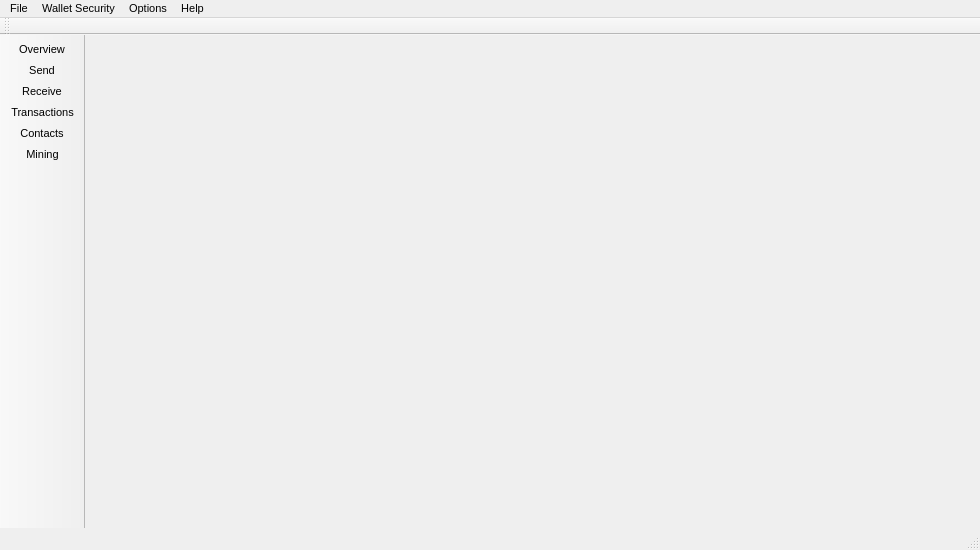
<?xml version="1.0" encoding="UTF-8"?>
<ui version="4.0">
 <class>MainWindow</class>
 <widget class="QMainWindow" name="MainWindow">
  <property name="geometry">
   <rect>
    <x>0</x>
    <y>0</y>
    <width>980</width>
    <height>550</height>
   </rect>
  </property>
  <property name="sizePolicy">
   <sizepolicy hsizetype="Preferred" vsizetype="Preferred">
    <horstretch>0</horstretch>
    <verstretch>0</verstretch>
   </sizepolicy>
  </property>
  <property name="minimumSize">
   <size>
    <width>0</width>
    <height>0</height>
   </size>
  </property>
  <property name="maximumSize">
   <size>
    <width>16777215</width>
    <height>16777215</height>
   </size>
  </property>
  <property name="font">
   <font>
    <pointsize>8</pointsize>
   </font>
  </property>
  <property name="windowTitle">
   <string>MainWindow</string>
  </property>
  <property name="windowIcon">
   <iconset resource="../../resources.qrc">
    <normaloff>:/images/cryptonote</normaloff>:/images/cryptonote</iconset>
  </property>
  <widget class="QWidget" name="centralwidget">
   <property name="sizePolicy">
    <sizepolicy hsizetype="Expanding" vsizetype="Preferred">
     <horstretch>0</horstretch>
     <verstretch>0</verstretch>
    </sizepolicy>
   </property>
   <layout class="QGridLayout" name="gridLayout">
    <property name="leftMargin">
     <number>0</number>
    </property>
    <property name="topMargin">
     <number>0</number>
    </property>
    <property name="rightMargin">
     <number>0</number>
    </property>
    <property name="bottomMargin">
     <number>0</number>
    </property>
    <property name="spacing">
     <number>0</number>
    </property>
    <item row="0" column="0" colspan="6">
     <widget class="WalletGui::AccountFrame" name="m_accountFrame">
      <property name="sizePolicy">
       <sizepolicy hsizetype="Preferred" vsizetype="Fixed">
        <horstretch>0</horstretch>
        <verstretch>0</verstretch>
       </sizepolicy>
      </property>
      <property name="minimumSize">
       <size>
        <width>0</width>
        <height>70</height>
       </size>
      </property>
      <property name="maximumSize">
       <size>
        <width>16777215</width>
        <height>70</height>
       </size>
      </property>
      <property name="styleSheet">
       <string notr="true"/>
      </property>
      <property name="frameShape">
       <enum>QFrame::NoFrame</enum>
      </property>
      <property name="frameShadow">
       <enum>QFrame::Raised</enum>
      </property>
     </widget>
    </item>
    <item row="1" column="0">
     <widget class="WalletGui::OverviewFrame" name="m_overviewFrame">
      <property name="sizePolicy">
       <sizepolicy hsizetype="Preferred" vsizetype="Preferred">
        <horstretch>0</horstretch>
        <verstretch>0</verstretch>
       </sizepolicy>
      </property>
      <property name="frameShape">
       <enum>QFrame::NoFrame</enum>
      </property>
      <property name="frameShadow">
       <enum>QFrame::Raised</enum>
      </property>
     </widget>
    </item>
    <item row="1" column="3">
     <widget class="WalletGui::TransactionsFrame" name="m_transactionsFrame">
      <property name="sizePolicy">
       <sizepolicy hsizetype="Preferred" vsizetype="Preferred">
        <horstretch>0</horstretch>
        <verstretch>0</verstretch>
       </sizepolicy>
      </property>
      <property name="frameShape">
       <enum>QFrame::NoFrame</enum>
      </property>
      <property name="frameShadow">
       <enum>QFrame::Raised</enum>
      </property>
     </widget>
    </item>
    <item row="1" column="1">
     <widget class="WalletGui::SendFrame" name="m_sendFrame">
      <property name="sizePolicy">
       <sizepolicy hsizetype="Preferred" vsizetype="Preferred">
        <horstretch>0</horstretch>
        <verstretch>0</verstretch>
       </sizepolicy>
      </property>
      <property name="frameShape">
       <enum>QFrame::NoFrame</enum>
      </property>
      <property name="frameShadow">
       <enum>QFrame::Raised</enum>
      </property>
     </widget>
    </item>
    <item row="1" column="4">
     <widget class="WalletGui::AddressBookFrame" name="m_addressBookFrame">
      <property name="sizePolicy">
       <sizepolicy hsizetype="Preferred" vsizetype="Preferred">
        <horstretch>0</horstretch>
        <verstretch>0</verstretch>
       </sizepolicy>
      </property>
      <property name="frameShape">
       <enum>QFrame::NoFrame</enum>
      </property>
      <property name="frameShadow">
       <enum>QFrame::Raised</enum>
      </property>
     </widget>
    </item>
    <item row="1" column="5">
     <widget class="WalletGui::MiningFrame" name="m_miningFrame">
      <property name="sizePolicy">
       <sizepolicy hsizetype="Preferred" vsizetype="Preferred">
        <horstretch>0</horstretch>
        <verstretch>0</verstretch>
       </sizepolicy>
      </property>
      <property name="frameShape">
       <enum>QFrame::NoFrame</enum>
      </property>
      <property name="frameShadow">
       <enum>QFrame::Raised</enum>
      </property>
     </widget>
    </item>
    <item row="1" column="2">
     <widget class="WalletGui::ReceiveFrame" name="m_receiveFrame">
      <property name="sizePolicy">
       <sizepolicy hsizetype="Preferred" vsizetype="Preferred">
        <horstretch>0</horstretch>
        <verstretch>0</verstretch>
       </sizepolicy>
      </property>
      <property name="frameShape">
       <enum>QFrame::NoFrame</enum>
      </property>
      <property name="frameShadow">
       <enum>QFrame::Raised</enum>
      </property>
     </widget>
    </item>
   </layout>
  </widget>
  <widget class="QMenuBar" name="menubar">
   <property name="geometry">
    <rect>
     <x>0</x>
     <y>0</y>
     <width>980</width>
     <height>22</height>
    </rect>
   </property>
   <widget class="QMenu" name="menuFile">
    <property name="title">
     <string>File</string>
    </property>
    <widget class="QMenu" name="menuRecent_wallets">
     <property name="title">
      <string>Recent wallets</string>
     </property>
    </widget>
    <addaction name="m_createWalletAction"/>
    <addaction name="m_createNondeterministicWalletAction"/>
    <addaction name="m_openWalletAction"/>
    <addaction name="menuRecent_wallets"/>
    <addaction name="m_backupWalletAction"/>
    <addaction name="m_resetAction"/>
    <addaction name="m_closeWalletAction"/>
    <addaction name="separator"/>
    <addaction name="m_openUriAction"/>
    <addaction name="m_openLogFileAction"/>
    <addaction name="separator"/>
    <addaction name="m_exitAction"/>
   </widget>
   <widget class="QMenu" name="menuSettings">
    <property name="title">
     <string>Wallet Security</string>
    </property>
    <widget class="QMenu" name="menuKeys">
     <property name="title">
      <string>Keys</string>
     </property>
     <addaction name="m_showPrivateKey"/>
     <addaction name="m_importKeyAction"/>
     <addaction name="separator"/>
     <addaction name="m_exportTrackingKeyAction"/>
     <addaction name="m_importTrackingKeyAction"/>
    </widget>
    <addaction name="m_encryptWalletAction"/>
    <addaction name="m_changePasswordAction"/>
    <addaction name="m_showMnemonicSeedAction"/>
    <addaction name="m_restoreFromMnemonicSeedAction"/>
    <addaction name="separator"/>
    <addaction name="menuKeys"/>
   </widget>
   <widget class="QMenu" name="menuHelp">
    <property name="title">
     <string>Help</string>
    </property>
    <addaction name="m_aboutCryptonoteAction"/>
    <addaction name="m_aboutQtAction"/>
    <addaction name="actionHelp"/>
   </widget>
   <widget class="QMenu" name="menuOptions">
    <property name="title">
     <string>Options</string>
    </property>
    <addaction name="m_startOnLoginAction"/>
    <addaction name="m_miningOnLaunchAction"/>
    <addaction name="separator"/>
    <addaction name="m_minimizeToTrayAction"/>
    <addaction name="m_closeToTrayAction"/>
   </widget>
   <addaction name="menuFile"/>
   <addaction name="menuSettings"/>
   <addaction name="menuOptions"/>
   <addaction name="menuHelp"/>
  </widget>
  <widget class="QToolBar" name="toolBar">
   <property name="sizePolicy">
    <sizepolicy hsizetype="Fixed" vsizetype="Preferred">
     <horstretch>0</horstretch>
     <verstretch>0</verstretch>
    </sizepolicy>
   </property>
   <property name="minimumSize">
    <size>
     <width>0</width>
     <height>0</height>
    </size>
   </property>
   <property name="maximumSize">
    <size>
     <width>150</width>
     <height>16777215</height>
    </size>
   </property>
   <property name="baseSize">
    <size>
     <width>150</width>
     <height>0</height>
    </size>
   </property>
   <property name="font">
    <font>
     <pointsize>8</pointsize>
    </font>
   </property>
   <property name="windowTitle">
    <string>toolBar</string>
   </property>
   <property name="movable">
    <bool>false</bool>
   </property>
   <property name="allowedAreas">
    <set>Qt::LeftToolBarArea|Qt::TopToolBarArea</set>
   </property>
   <property name="orientation">
    <enum>Qt::Vertical</enum>
   </property>
   <property name="iconSize">
    <size>
     <width>20</width>
     <height>20</height>
    </size>
   </property>
   <property name="toolButtonStyle">
    <enum>Qt::ToolButtonTextBesideIcon</enum>
   </property>
   <attribute name="toolBarArea">
    <enum>LeftToolBarArea</enum>
   </attribute>
   <attribute name="toolBarBreak">
    <bool>false</bool>
   </attribute>
   <addaction name="m_overviewAction"/>
   <addaction name="m_sendAction"/>
   <addaction name="m_receiveAction"/>
   <addaction name="m_transactionsAction"/>
   <addaction name="m_addressBookAction"/>
   <addaction name="m_miningAction"/>
  </widget>
  <widget class="QStatusBar" name="statusBar"/>
  <widget class="QToolBar" name="accountToolBar">
   <property name="windowTitle">
    <string>Account toolbar</string>
   </property>
   <attribute name="toolBarArea">
    <enum>TopToolBarArea</enum>
   </attribute>
   <attribute name="toolBarBreak">
    <bool>false</bool>
   </attribute>
  </widget>
  <action name="m_overviewAction">
   <property name="checkable">
    <bool>true</bool>
   </property>
   <property name="enabled">
    <bool>true</bool>
   </property>
   <property name="icon">
    <iconset resource="../../resources.qrc">
     <normaloff>:/icons/overview</normaloff>:/icons/overview</iconset>
   </property>
   <property name="text">
    <string>Overview</string>
   </property>
  </action>
  <action name="m_sendAction">
   <property name="checkable">
    <bool>true</bool>
   </property>
   <property name="enabled">
    <bool>true</bool>
   </property>
   <property name="icon">
    <iconset resource="../../resources.qrc">
     <normaloff>:/icons/send</normaloff>:/icons/send</iconset>
   </property>
   <property name="text">
    <string>Send</string>
   </property>
  </action>
  <action name="m_receiveAction">
   <property name="checkable">
    <bool>true</bool>
   </property>
   <property name="enabled">
    <bool>true</bool>
   </property>
   <property name="icon">
    <iconset resource="../../resources.qrc">
     <normaloff>:/icons/receive</normaloff>:/icons/receive</iconset>
   </property>
   <property name="text">
    <string>Receive</string>
   </property>
  </action>
  <action name="m_transactionsAction">
   <property name="checkable">
    <bool>true</bool>
   </property>
   <property name="enabled">
    <bool>true</bool>
   </property>
   <property name="icon">
    <iconset resource="../../resources.qrc">
     <normaloff>:/icons/transactions</normaloff>:/icons/transactions</iconset>
   </property>
   <property name="text">
    <string>Transactions</string>
   </property>
  </action>
  <action name="m_exitAction">
   <property name="enabled">
    <bool>true</bool>
   </property>
   <property name="text">
    <string>Exit</string>
   </property>
   <property name="shortcut">
    <string>Ctrl+Q</string>
   </property>
  </action>
  <action name="m_addressBookAction">
   <property name="checkable">
    <bool>true</bool>
   </property>
   <property name="enabled">
    <bool>true</bool>
   </property>
   <property name="icon">
    <iconset resource="../../resources.qrc">
     <normaloff>:/icons/address-book</normaloff>:/icons/address-book</iconset>
   </property>
   <property name="text">
    <string>Contacts</string>
   </property>
  </action>
  <action name="m_createWalletAction">
   <property name="enabled">
    <bool>true</bool>
   </property>
   <property name="text">
    <string>Create wallet</string>
   </property>
  </action>
  <action name="m_openWalletAction">
   <property name="enabled">
    <bool>true</bool>
   </property>
   <property name="text">
    <string>Open wallet</string>
   </property>
  </action>
  <action name="m_encryptWalletAction">
   <property name="enabled">
    <bool>true</bool>
   </property>
   <property name="text">
    <string>Encrypt wallet</string>
   </property>
  </action>
  <action name="m_changePasswordAction">
   <property name="enabled">
    <bool>true</bool>
   </property>
   <property name="text">
    <string>Change password</string>
   </property>
   <property name="toolTip">
    <string>Change password</string>
   </property>
  </action>
  <action name="m_aboutCryptonoteAction">
   <property name="enabled">
    <bool>true</bool>
   </property>
   <property name="text">
    <string>About</string>
   </property>
  </action>
  <action name="m_aboutQtAction">
   <property name="enabled">
    <bool>true</bool>
   </property>
   <property name="text">
    <string>About Qt</string>
   </property>
  </action>
  <action name="m_backupWalletAction">
   <property name="enabled">
    <bool>true</bool>
   </property>
   <property name="text">
    <string>Backup wallet</string>
   </property>
  </action>
  <action name="m_miningAction">
   <property name="checkable">
    <bool>true</bool>
   </property>
   <property name="icon">
    <iconset resource="../../resources.qrc">
     <normaloff>:/icons/mining</normaloff>:/icons/mining</iconset>
   </property>
   <property name="text">
    <string>Mining</string>
   </property>
  </action>
  <action name="m_resetAction">
   <property name="text">
    <string>Reset wallet</string>
   </property>
   <property name="toolTip">
    <string>Reset wallet</string>
   </property>
  </action>
  <action name="m_changeLanguageAction">
   <property name="enabled">
    <bool>false</bool>
   </property>
   <property name="text">
    <string>Language</string>
   </property>
   <property name="toolTip">
    <string>Change language</string>
   </property>
  </action>
  <action name="actionHelp">
   <property name="text">
    <string>Help</string>
   </property>
   <property name="shortcut">
    <string>F1</string>
   </property>
  </action>
  <action name="m_connectionSettingsAction">
   <property name="enabled">
    <bool>false</bool>
   </property>
   <property name="text">
    <string>Connection</string>
   </property>
  </action>
  <action name="m_openUriAction">
   <property name="text">
    <string>Open payment request</string>
   </property>
  </action>
  <action name="m_exportTrackingKeyAction_">
   <property name="text">
    <string>Export tracking key</string>
   </property>
  </action>
  <action name="m_closeWalletAction">
   <property name="text">
    <string>Close wallet</string>
   </property>
  </action>
  <action name="m_recentWalletsAction">
   <property name="text">
    <string>Recent wallets</string>
   </property>
  </action>
  <action name="actionStatus">
   <property name="text">
    <string>Information</string>
   </property>
  </action>
  <action name="m_openLogFileAction">
   <property name="text">
    <string>Open log file</string>
   </property>
  </action>
  <action name="m_createNondeterministicWalletAction">
   <property name="text">
    <string>Create nondeterministic wallet</string>
   </property>
  </action>
  <action name="actionEncrypt_Wallet">
   <property name="text">
    <string>Encrypt Wallet</string>
   </property>
  </action>
  <action name="actionChange_Password">
   <property name="text">
    <string>Change Password</string>
   </property>
  </action>
  <action name="m_showMnemonicSeedAction">
   <property name="enabled">
    <bool>false</bool>
   </property>
   <property name="text">
    <string>Show mnemonic seed</string>
   </property>
  </action>
  <action name="m_restoreFromMnemonicSeedAction">
   <property name="text">
    <string>Restore from mnemonic seed</string>
   </property>
  </action>
  <action name="m_showPrivateKey">
   <property name="text">
    <string>Export Private Key</string>
   </property>
  </action>
  <action name="m_importKeyAction">
   <property name="text">
    <string>Import Private Key</string>
   </property>
  </action>
  <action name="m_exportTrackingKeyAction">
   <property name="text">
    <string>Export Tracking Key</string>
   </property>
  </action>
  <action name="m_importTrackingKeyAction">
   <property name="text">
    <string>Import Tracking Key</string>
   </property>
  </action>
  <action name="m_startOnLoginAction">
   <property name="text">
    <string>Start on system login</string>
   </property>
  </action>
  <action name="m_miningOnLaunchAction">
   <property name="text">
    <string>Start pool mining automatically</string>
   </property>
  </action>
  <action name="m_minimizeToTrayAction">
   <property name="checkable">
    <bool>true</bool>
   </property>
   <property name="enabled">
    <bool>true</bool>
   </property>
   <property name="text">
    <string>Minimize to tray</string>
   </property>
  </action>
  <action name="m_closeToTrayAction">
   <property name="checkable">
    <bool>true</bool>
   </property>
   <property name="text">
    <string>Close to tray</string>
   </property>
  </action>
 </widget>
 <customwidgets>
  <customwidget>
   <class>WalletGui::OverviewFrame</class>
   <extends>QFrame</extends>
   <header>gui/OverviewFrame.h</header>
   <container>1</container>
  </customwidget>
  <customwidget>
   <class>WalletGui::SendFrame</class>
   <extends>QFrame</extends>
   <header>gui/SendFrame.h</header>
   <container>1</container>
  </customwidget>
  <customwidget>
   <class>WalletGui::AccountFrame</class>
   <extends>QFrame</extends>
   <header>gui/AccountFrame.h</header>
   <container>1</container>
  </customwidget>
  <customwidget>
   <class>WalletGui::TransactionsFrame</class>
   <extends>QFrame</extends>
   <header>gui/TransactionsFrame.h</header>
   <container>1</container>
  </customwidget>
  <customwidget>
   <class>WalletGui::AddressBookFrame</class>
   <extends>QFrame</extends>
   <header>gui/AddressBookFrame.h</header>
   <container>1</container>
  </customwidget>
  <customwidget>
   <class>WalletGui::MiningFrame</class>
   <extends>QFrame</extends>
   <header>gui/MiningFrame.h</header>
   <container>1</container>
  </customwidget>
  <customwidget>
   <class>WalletGui::ReceiveFrame</class>
   <extends>QFrame</extends>
   <header>gui/ReceiveFrame.h</header>
   <container>1</container>
  </customwidget>
 </customwidgets>
 <resources>
  <include location="../../resources.qrc"/>
  <include location="../../resources.qrc"/>
 </resources>
 <connections>
  <connection>
   <sender>m_createWalletAction</sender>
   <signal>triggered()</signal>
   <receiver>MainWindow</receiver>
   <slot>createWallet()</slot>
   <hints>
    <hint type="sourcelabel">
     <x>-1</x>
     <y>-1</y>
    </hint>
    <hint type="destinationlabel">
     <x>449</x>
     <y>299</y>
    </hint>
   </hints>
  </connection>
  <connection>
   <sender>m_openWalletAction</sender>
   <signal>triggered()</signal>
   <receiver>MainWindow</receiver>
   <slot>openWallet()</slot>
   <hints>
    <hint type="sourcelabel">
     <x>-1</x>
     <y>-1</y>
    </hint>
    <hint type="destinationlabel">
     <x>449</x>
     <y>299</y>
    </hint>
   </hints>
  </connection>
  <connection>
   <sender>m_encryptWalletAction</sender>
   <signal>triggered()</signal>
   <receiver>MainWindow</receiver>
   <slot>encryptWallet()</slot>
   <hints>
    <hint type="sourcelabel">
     <x>-1</x>
     <y>-1</y>
    </hint>
    <hint type="destinationlabel">
     <x>449</x>
     <y>299</y>
    </hint>
   </hints>
  </connection>
  <connection>
   <sender>m_changePasswordAction</sender>
   <signal>triggered()</signal>
   <receiver>MainWindow</receiver>
   <slot>encryptWallet()</slot>
   <hints>
    <hint type="sourcelabel">
     <x>-1</x>
     <y>-1</y>
    </hint>
    <hint type="destinationlabel">
     <x>449</x>
     <y>299</y>
    </hint>
   </hints>
  </connection>
  <connection>
   <sender>m_changeLanguageAction</sender>
   <signal>triggered()</signal>
   <receiver>MainWindow</receiver>
   <slot>ChangeLanguage()</slot>
   <hints>
    <hint type="sourcelabel">
     <x>-1</x>
     <y>-1</y>
    </hint>
    <hint type="destinationlabel">
     <x>449</x>
     <y>299</y>
    </hint>
   </hints>
  </connection>
  <connection>
   <sender>m_aboutQtAction</sender>
   <signal>triggered()</signal>
   <receiver>MainWindow</receiver>
   <slot>aboutQt()</slot>
   <hints>
    <hint type="sourcelabel">
     <x>-1</x>
     <y>-1</y>
    </hint>
    <hint type="destinationlabel">
     <x>449</x>
     <y>299</y>
    </hint>
   </hints>
  </connection>
  <connection>
   <sender>m_backupWalletAction</sender>
   <signal>triggered()</signal>
   <receiver>MainWindow</receiver>
   <slot>backupWallet()</slot>
   <hints>
    <hint type="sourcelabel">
     <x>-1</x>
     <y>-1</y>
    </hint>
    <hint type="destinationlabel">
     <x>449</x>
     <y>299</y>
    </hint>
   </hints>
  </connection>
  <connection>
   <sender>m_aboutCryptonoteAction</sender>
   <signal>triggered()</signal>
   <receiver>MainWindow</receiver>
   <slot>about()</slot>
   <hints>
    <hint type="sourcelabel">
     <x>-1</x>
     <y>-1</y>
    </hint>
    <hint type="destinationlabel">
     <x>459</x>
     <y>299</y>
    </hint>
   </hints>
  </connection>
  <connection>
   <sender>m_startOnLoginAction</sender>
   <signal>triggered(bool)</signal>
   <receiver>MainWindow</receiver>
   <slot>setStartOnLogin(bool)</slot>
   <hints>
    <hint type="sourcelabel">
     <x>-1</x>
     <y>-1</y>
    </hint>
    <hint type="destinationlabel">
     <x>459</x>
     <y>299</y>
    </hint>
   </hints>
  </connection>
  <connection>
   <sender>m_minimizeToTrayAction</sender>
   <signal>triggered(bool)</signal>
   <receiver>MainWindow</receiver>
   <slot>setMinimizeToTray(bool)</slot>
   <hints>
    <hint type="sourcelabel">
     <x>-1</x>
     <y>-1</y>
    </hint>
    <hint type="destinationlabel">
     <x>459</x>
     <y>299</y>
    </hint>
   </hints>
  </connection>
  <connection>
   <sender>m_closeToTrayAction</sender>
   <signal>triggered(bool)</signal>
   <receiver>MainWindow</receiver>
   <slot>setCloseToTray(bool)</slot>
   <hints>
    <hint type="sourcelabel">
     <x>-1</x>
     <y>-1</y>
    </hint>
    <hint type="destinationlabel">
     <x>459</x>
     <y>299</y>
    </hint>
   </hints>
  </connection>
  <connection>
   <sender>m_resetAction</sender>
   <signal>triggered()</signal>
   <receiver>MainWindow</receiver>
   <slot>resetWallet()</slot>
   <hints>
    <hint type="sourcelabel">
     <x>-1</x>
     <y>-1</y>
    </hint>
    <hint type="destinationlabel">
     <x>506</x>
     <y>301</y>
    </hint>
   </hints>
  </connection>
  <connection>
   <sender>m_importKeyAction</sender>
   <signal>triggered()</signal>
   <receiver>MainWindow</receiver>
   <slot>importKey()</slot>
   <hints>
    <hint type="sourcelabel">
     <x>-1</x>
     <y>-1</y>
    </hint>
    <hint type="destinationlabel">
     <x>459</x>
     <y>299</y>
    </hint>
   </hints>
  </connection>
  <connection>
   <sender>m_showPrivateKey</sender>
   <signal>triggered()</signal>
   <receiver>MainWindow</receiver>
   <slot>showPrivateKeys()</slot>
   <hints>
    <hint type="sourcelabel">
     <x>-1</x>
     <y>-1</y>
    </hint>
    <hint type="destinationlabel">
     <x>459</x>
     <y>299</y>
    </hint>
   </hints>
  </connection>
  <connection>
   <sender>actionHelp</sender>
   <signal>triggered()</signal>
   <receiver>MainWindow</receiver>
   <slot>DisplayCmdLineHelp()</slot>
   <hints>
    <hint type="sourcelabel">
     <x>-1</x>
     <y>-1</y>
    </hint>
    <hint type="destinationlabel">
     <x>494</x>
     <y>319</y>
    </hint>
   </hints>
  </connection>
  <connection>
   <sender>m_connectionSettingsAction</sender>
   <signal>triggered()</signal>
   <receiver>MainWindow</receiver>
   <slot>openConnectionSettings()</slot>
   <hints>
    <hint type="sourcelabel">
     <x>-1</x>
     <y>-1</y>
    </hint>
    <hint type="destinationlabel">
     <x>494</x>
     <y>319</y>
    </hint>
   </hints>
  </connection>
  <connection>
   <sender>m_transactionsAction</sender>
   <signal>toggled(bool)</signal>
   <receiver>m_transactionsFrame</receiver>
   <slot>setVisible(bool)</slot>
   <hints>
    <hint type="sourcelabel">
     <x>-1</x>
     <y>-1</y>
    </hint>
    <hint type="destinationlabel">
     <x>687</x>
     <y>438</y>
    </hint>
   </hints>
  </connection>
  <connection>
   <sender>m_sendAction</sender>
   <signal>toggled(bool)</signal>
   <receiver>m_sendFrame</receiver>
   <slot>setVisible(bool)</slot>
   <hints>
    <hint type="sourcelabel">
     <x>-1</x>
     <y>-1</y>
    </hint>
    <hint type="destinationlabel">
     <x>337</x>
     <y>333</y>
    </hint>
   </hints>
  </connection>
  <connection>
   <sender>m_overviewAction</sender>
   <signal>toggled(bool)</signal>
   <receiver>m_overviewFrame</receiver>
   <slot>setVisible(bool)</slot>
   <hints>
    <hint type="sourcelabel">
     <x>-1</x>
     <y>-1</y>
    </hint>
    <hint type="destinationlabel">
     <x>112</x>
     <y>333</y>
    </hint>
   </hints>
  </connection>
  <connection>
   <sender>m_miningAction</sender>
   <signal>toggled(bool)</signal>
   <receiver>m_miningFrame</receiver>
   <slot>setVisible(bool)</slot>
   <hints>
    <hint type="sourcelabel">
     <x>-1</x>
     <y>-1</y>
    </hint>
    <hint type="destinationlabel">
     <x>862</x>
     <y>322</y>
    </hint>
   </hints>
  </connection>
  <connection>
   <sender>m_addressBookAction</sender>
   <signal>toggled(bool)</signal>
   <receiver>m_addressBookFrame</receiver>
   <slot>setVisible(bool)</slot>
   <hints>
    <hint type="sourcelabel">
     <x>-1</x>
     <y>-1</y>
    </hint>
    <hint type="destinationlabel">
     <x>809</x>
     <y>320</y>
    </hint>
   </hints>
  </connection>
  <connection>
   <sender>m_receiveAction</sender>
   <signal>toggled(bool)</signal>
   <receiver>m_receiveFrame</receiver>
   <slot>setVisible(bool)</slot>
   <hints>
    <hint type="sourcelabel">
     <x>-1</x>
     <y>-1</y>
    </hint>
    <hint type="destinationlabel">
     <x>541</x>
     <y>438</y>
    </hint>
   </hints>
  </connection>
  <connection>
   <sender>m_openUriAction</sender>
   <signal>triggered()</signal>
   <receiver>m_sendFrame</receiver>
   <slot>openUriClicked()</slot>
   <hints>
    <hint type="sourcelabel">
     <x>-1</x>
     <y>-1</y>
    </hint>
    <hint type="destinationlabel">
     <x>316</x>
     <y>310</y>
    </hint>
   </hints>
  </connection>
  <connection>
   <sender>m_exportTrackingKeyAction</sender>
   <signal>triggered()</signal>
   <receiver>MainWindow</receiver>
   <slot>exportTrackingKey()</slot>
   <hints>
    <hint type="sourcelabel">
     <x>-1</x>
     <y>-1</y>
    </hint>
    <hint type="destinationlabel">
     <x>489</x>
     <y>274</y>
    </hint>
   </hints>
  </connection>
  <connection>
   <sender>m_importTrackingKeyAction</sender>
   <signal>triggered()</signal>
   <receiver>MainWindow</receiver>
   <slot>importTrackingKey()</slot>
   <hints>
    <hint type="sourcelabel">
     <x>-1</x>
     <y>-1</y>
    </hint>
    <hint type="destinationlabel">
     <x>489</x>
     <y>274</y>
    </hint>
   </hints>
  </connection>
  <connection>
   <sender>m_closeWalletAction</sender>
   <signal>triggered()</signal>
   <receiver>MainWindow</receiver>
   <slot>closeWallet()</slot>
   <hints>
    <hint type="sourcelabel">
     <x>-1</x>
     <y>-1</y>
    </hint>
    <hint type="destinationlabel">
     <x>489</x>
     <y>274</y>
    </hint>
   </hints>
  </connection>
  <connection>
   <sender>m_openLogFileAction</sender>
   <signal>triggered()</signal>
   <receiver>MainWindow</receiver>
   <slot>openLogFile()</slot>
   <hints>
    <hint type="sourcelabel">
     <x>-1</x>
     <y>-1</y>
    </hint>
    <hint type="destinationlabel">
     <x>489</x>
     <y>274</y>
    </hint>
   </hints>
  </connection>
  <connection>
   <sender>m_showMnemonicSeedAction</sender>
   <signal>triggered()</signal>
   <receiver>MainWindow</receiver>
   <slot>showMnemonicSeed()</slot>
   <hints>
    <hint type="sourcelabel">
     <x>-1</x>
     <y>-1</y>
    </hint>
    <hint type="destinationlabel">
     <x>489</x>
     <y>274</y>
    </hint>
   </hints>
  </connection>
  <connection>
   <sender>m_restoreFromMnemonicSeedAction</sender>
   <signal>triggered()</signal>
   <receiver>MainWindow</receiver>
   <slot>restoreFromMnemonicSeed()</slot>
   <hints>
    <hint type="sourcelabel">
     <x>-1</x>
     <y>-1</y>
    </hint>
    <hint type="destinationlabel">
     <x>489</x>
     <y>274</y>
    </hint>
   </hints>
  </connection>
  <connection>
   <sender>m_createNondeterministicWalletAction</sender>
   <signal>triggered()</signal>
   <receiver>MainWindow</receiver>
   <slot>createNonDeterministicWallet()</slot>
   <hints>
    <hint type="sourcelabel">
     <x>-1</x>
     <y>-1</y>
    </hint>
    <hint type="destinationlabel">
     <x>489</x>
     <y>274</y>
    </hint>
   </hints>
  </connection>
  <connection>
   <sender>m_miningOnLaunchAction</sender>
   <signal>triggered(bool)</signal>
   <receiver>MainWindow</receiver>
   <slot>setMiningOnLaunch(bool)</slot>
   <hints>
    <hint type="sourcelabel">
     <x>-1</x>
     <y>-1</y>
    </hint>
    <hint type="destinationlabel">
     <x>489</x>
     <y>274</y>
    </hint>
   </hints>
  </connection>
 </connections>
 <slots>
  <slot>createWallet()</slot>
  <slot>openWallet()</slot>
  <slot>encryptWallet()</slot>
  <slot>aboutQt()</slot>
  <slot>backupWallet()</slot>
  <slot>about()</slot>
  <slot>setStartOnLogin(bool)</slot>
  <slot>setMinimizeToTray(bool)</slot>
  <slot>setCloseToTray(bool)</slot>
  <slot>importKey()</slot>
  <slot>resetWallet()</slot>
  <slot>showPrivateKeys()</slot>
  <slot>openConnectionSettings()</slot>
  <slot>showStatusInfo()</slot>
 </slots>
</ui>
